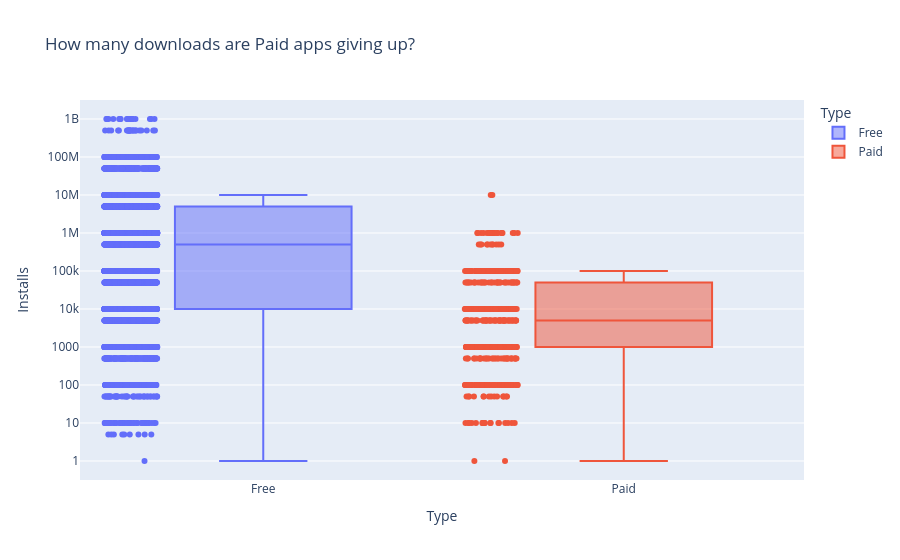

Notebook cell for this chart:
### Markdown cell above
# Plotly Box Plots: Lost Downloads for Paid Apps

**Challenge**: Create a box plot that shows the number of Installs for free versus paid apps. How does the median number of installations compare? Is the difference large or small?

Use the [Box Plots Guide](https://plotly.com/python/box-plots/) and the [.box API reference](https://plotly.com/python-api-reference/generated/plotly.express.box.html) to create the following chart. 

<img src=https://imgur.com/uVsECT3.png>

### Code cell
box = px.box(df_apps_clean, # index = category name
               y = 'Installs', # count
               x = 'Type',
               color='Type',
               points='all',
               title='How many downloads are Paid apps giving up?',
             )
 
box.update_layout(yaxis=dict(type='log'))
 
box.show()

### Figure 1 — Plotly figure (JSON) as saved in the notebook; plotly's stock layout.template omitted (floating-point values rounded to 4 significant figures; data arrays with more than 128 entries replaced by an {"elided": "..."} marker saying what was removed)
{"data": [{"alignmentgroup": "True", "boxpoints": "all", "hovertemplate": "Type=%{x}<br>Installs=%{y}<extra></extra>", "legendgroup": "Free", "marker": {"color": "#636efa"}, "name": "Free", "notched": false, "offsetgroup": "Free", "orientation": "v", "showlegend": true, "type": "box", "x": {"elided": "7595 str values"}, "x0": " ", "xaxis": "x", "y": {"elided": "7595 int values"}, "y0": " ", "yaxis": "y"}, {"alignmentgroup": "True", "boxpoints": "all", "hovertemplate": "Type=%{x}<br>Installs=%{y}<extra></extra>", "legendgroup": "Paid", "marker": {"color": "#EF553B"}, "name": "Paid", "notched": false, "offsetgroup": "Paid", "orientation": "v", "showlegend": true, "type": "box", "x": {"elided": "589 str values"}, "x0": " ", "xaxis": "x", "y": {"elided": "589 int values"}, "y0": " ", "yaxis": "y"}], "layout": {"boxmode": "overlay", "legend": {"title": {"text": "Type"}, "tracegroupgap": 0}, "title": {"text": "How many downloads are Paid apps giving up?"}, "xaxis": {"anchor": "y", "categoryarray": ["Free", "Paid"], "categoryorder": "array", "domain": [0, 1], "title": {"text": "Type"}}, "yaxis": {"anchor": "x", "domain": [0, 1], "title": {"text": "Installs"}, "type": "log"}}}
